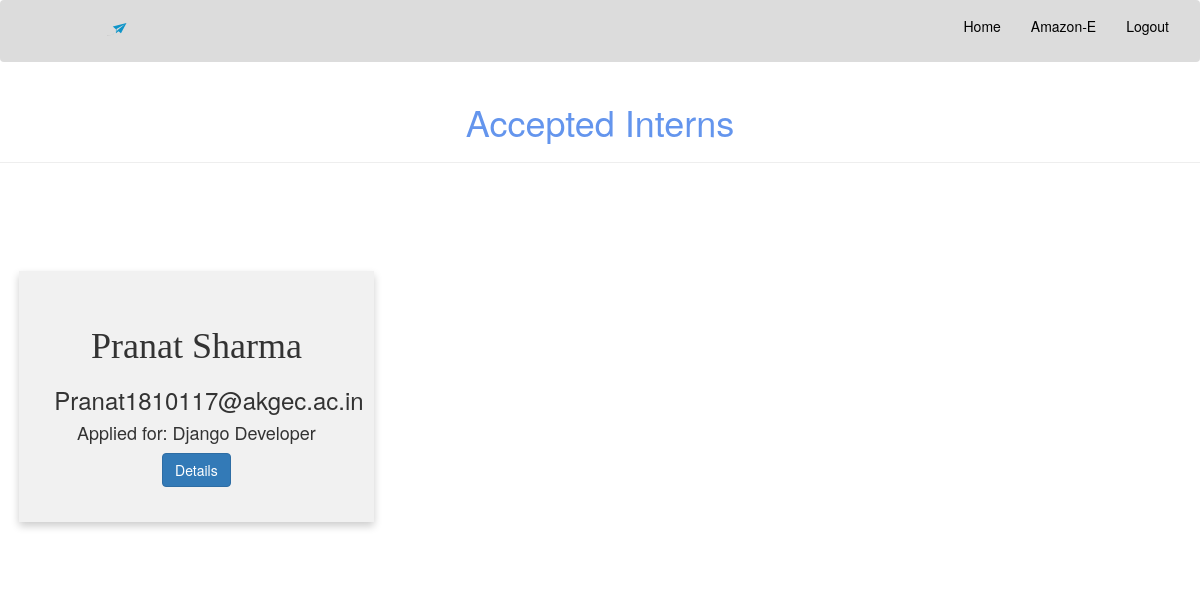
/accepted_interns/ (signed in), run on the app's committed database.
### main/models.py (models this page shows, shortened)
class User(AbstractUser):
    username = models.CharField(max_length = 200, default = "", unique = False, blank = True)
    name = models.CharField(max_length = 200, default = "", null = False)
    email = models.EmailField(verbose_name = 'email address', max_length = 200, unique = True)
    confirm_password = models.CharField(max_length = 200, default = "", null = False)
    is_company = models.BooleanField(default = False)
    is_student = models.BooleanField(default = False)
    active = models.BooleanField(default = False)
    staff = models.BooleanField(default = False)
    admin = models.BooleanField(default = False)
    USERNAME_FIELD = 'email'
    REQUIRED_FIELDS = []
    objects = UserManager()
    @property
    def is_active(self):
        return self.active

class Application(models.Model):
    student = models.ForeignKey(Student, on_delete = models.CASCADE, null = False)
    internship = models.ForeignKey(Internship, on_delete = models.CASCADE, null = False)
    cover_letter = models.TextField()
    available = models.BooleanField(default=False)
    resume = models.FileField(upload_to='documents/', blank = True)
    is_accept = models.BooleanField(default=False)
    is_reject = models.BooleanField(default=False)

class Student(models.Model):
    user = models.OneToOneField(User, on_delete = models.CASCADE, null = False)
    phone_no = models.CharField(max_length=10)
    college_name = models.CharField(max_length = 200, default = "", blank = True)
    image = models.ImageField(upload_to = 'pics', default = "", blank = True)
    basic_skills = models.TextField(default = "", blank = True)
    city = models.CharField(max_length = 200, default = "", blank = True)
    year_of_study=models.IntegerField(choices=((1,"first_year"),(2,"second_year"),(3,"third_year"),(4,"fourth_year")),default=1)

class Internship(models.Model):
    role = models.CharField(max_length=200)
    category = models.ForeignKey(Category, default = 1, on_delete = models.SET_DEFAULT, null = True)
    location = models.ForeignKey(Location, default = 1, on_delete = models.SET_DEFAULT, null = True)
    duration = models.IntegerField(default = 1)
    content = models.TextField()
    date_published = models.DateTimeField("date published",default= datetime.now())
    stipend = models.IntegerField(default = 0)
    company = models.ForeignKey(Company,default=2,on_delete=models.SET_DEFAULT,null=True)

### main/views.py (the view)
# urls.py: path("accepted_interns/",views.accepted_interns.as_view(),name="accepted_interns"),
class accepted_interns(View):
    def get(self,request):
        if request.user.is_anonymous:
            return redirect("main:homepage")
        if request.user.is_student:
            messages.error(request, "Access Denied")
            return redirect("main:student")
        application = Application.objects.filter(internship__company__user = request.user.id, is_accept = True)
        return render(request=request,template_name="main/accepted_interns.html",context={"application" : application},)

### main/templates/main/accepted_interns.html
{% extends 'main/header.html' %}
{% block content %}
{% if user.is_company %}
<div class="row">
<h1 style="text-align: center; color: cornflowerblue">Accepted Interns</h1><hr>
<div class="row" style="padding-left: 2%;padding-right: 2%;padding-top: 2%;padding-bottom: 2%;">
{% for i in application %}
{% ifequal False i.is_reject %}
{% ifequal True i.is_accept %}
            <div class="col-sm-4" style="padding-left: 2%;padding-right: 2%; padding-top: 2%;padding-bottom: 2%;">
                <div class="card bg-light mb-3 border-secondary mb-3" style="margin-top:40px">
                    <div class="card-body">
                    <h1 class="card-title" style="font-family: montserrat">{{i.student.user.first_name}} {{i.student.user.last_name}}</h1>
                    <h3 class="card-subtitle">{{i.student.user.email}}</h3>
                    <h4 class="card-text">Applied for: {{i.internship.role}}</h4>
                    <a href="/application_detail/{{i.id}}" class="btn btn-primary">Details</a>
                </div>
            </div>
    </div>
    {% endifequal %}
    {% endifequal %}
    {% endfor %}
        {% elif user.is_student %}
        <h1 style="text-align: center;color: crimson">XX--You can't access this page--XX</h1>
        <h2 style="text-align:center">Click on <a style="color:crimson" href="/student_profile">this</a> to go to back to student's profile</h2>
        {% endif %}
{% endblock %}

### main/templates/main/header.html (shortened to what this page needs)
{% load static %}
<head>
        <link rel="stylesheet" type="text/css" href="{% static 'main/style.css' %}">
        <link rel="stylesheet" href="https://maxcdn.bootstrapcdn.com/bootstrap/3.4.0/css/bootstrap.min.css">
</head>
<body style="width: 100%;
height: 100%;
margin: 0px;
padding: 0px;
overflow-x: hidden; ">
        <nav class="navbar navbar navbar-light navbar-expand-lg static-top" style="background-color:#DCDCDC">
                <div class="container-fluid">
                     <div class="navbar-header">
                       <div style="padding-top:0px;padding-bottom:60px">
                        <a class="navbar-brand" href="/" target="_blank">
                           <img width="200px" height="35px" src="{% static 'main/Logo.svg' %}" alt="">
                       </a>
                       </div>
                     </div>
                     <div class="collapse navbar-collapse" id="myNavbar">
                       <ul class="nav navbar-nav navbar-right">
                        {% if user.is_authenticated %}
                        <li><a style="color: black;" href="/">Home</a style="color: black;"></li>
                        {% endif %}
                        {% if user.is_authenticated %}
                           {% if user.is_student %}
                            <li><a style="color: black;" href="/student_profile">{{user.first_name|title}}-S</a></li>
                           {% else %}
                           <li><a style="color: black;" href="/company_profile">{{user.name|title}}-E</a style="color: black;"></li>
                           {% endif %}
                         <li><a style="color: black;" href="/logout">Logout</a style="color: black;"></li>
                       </ul>
                       {% endif %}
                   </div>
                 </div>
        </nav>
{% block content %}
{% endblock %}
</body>

### main/static/main/style.css (style rules this page uses)
body { margin:0; padding:0; font-family: sans-serif; }
.row:after { content: ""; display: table; clear: both; }
.card { box-shadow: 0 4px 8px 0 rgba(0, 0, 0, 0.2); padding: 10%; text-align: center; background-color: #f1f1f1; }

### data on the page
User: name "Amazon"
Application: student.user.first_name "Pranat", student.user.last_name "Sharma", student.user.email "Pranat1810117@akgec.ac.in", internship.role "Django Developer"
